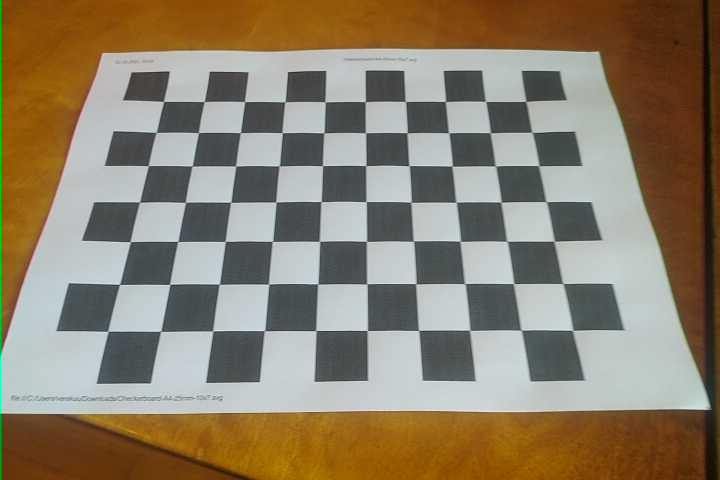
#> input picture cameraCalibration/redmi2ndTake/0.jpg, 720 x 480 px; its folder holds 5 pictures in this run
$ python cameraCalibration.py
#> lines starting #> are read from the running program, lines starting #| are printed output that depends on the picture; after the words box and inside, x2 and y2 are one past the last pixel; in counts of white or black regions, pixels touching at a corner belong together
import numpy as np
import cv2 as cv
import glob

# termination criteria
criteria = (cv.TERM_CRITERIA_EPS + cv.TERM_CRITERIA_MAX_ITER, 30, 0.001)
# prepare object points, like (0,0,0), (1,0,0), (2,0,0) ....,(6,5,0)
objp = np.zeros((10*7,3), np.float32)
objp[:,:2] = np.mgrid[0:10,0:7].T.reshape(-1,2)
# Arrays to store object points and image points from all the images.
objpoints = [] # 3d point in real world space
imgpoints = [] # 2d points in image plane.
try:
    images = glob.glob('*.jpg')
    print("imgs imported")
except:
    exit(1)

chessboard_dim = (10, 7)

for fname in images:

    im = cv.imread(fname, cv.IMREAD_GRAYSCALE)
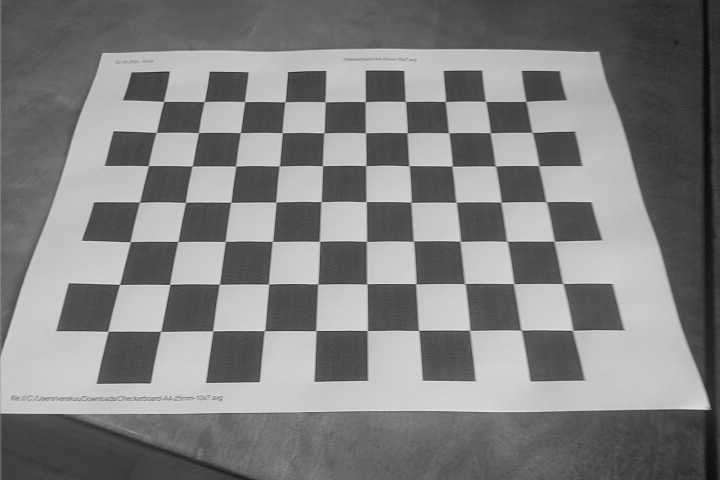
#> im: shape (480, 720); min 9, max 233, mean 128.5
    im3 = cv.imread(fname, cv.IMREAD_COLOR)
#> im3 is the input picture: shape (480, 720, 3); mean B, G, R 106.7, 127, 139.7
    im = cv.resize(im, (720, 480))
    im3 = cv.resize(im3, (720, 480))
    # Find the chess board corners
    ret, corners = cv.findChessboardCorners( im, chessboard_dim )
#> ret = True; corners = 70 rows, first 8: [163.6, 101.5], [204, 101.5], [244.6, 101.6], [284.8, 101.8], [324.9, 102.1], [365.1, 101.8], [405.5, 101.7], [445.3, 101.5]
    # If found, add object points, image points (after refining them)
    print(str(fname))
    if ret == True:
        objpoints.append(objp)
        corners2 = cv.cornerSubPix(im,corners, (11,11), (-1,-1), criteria)
#> corners2 = 70 rows, first 8: [163.6, 101.4], [204.2, 101.6], [244.5, 101.6], [284.8, 101.8], [325, 101.8], [365.3, 101.7], [405.4, 101.5], [445.5, 101.5]
        imgpoints.append(corners)
        # Draw and display the corners
        cv.drawChessboardCorners( im3, chessboard_dim, corners2, ret )
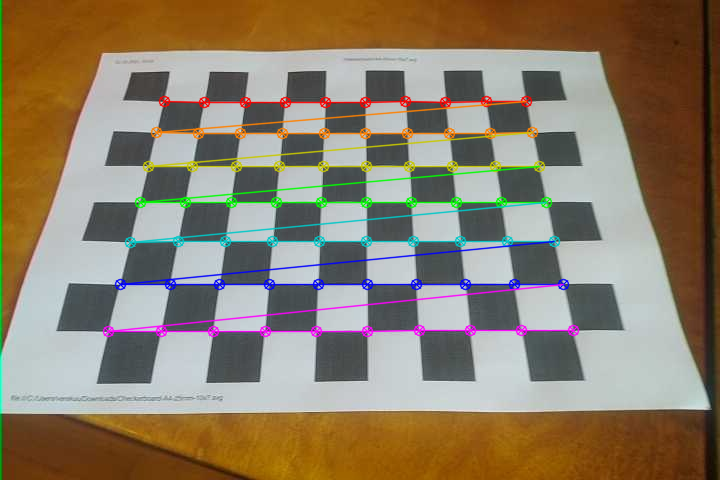
#> im3: shape (480, 720, 3); 6.11% of pixels changed, all inside (x1, y1, x2, y2) = (102, 95, 580, 338)
        cv.imshow('img', im3)
        print(str(fname)+"ret")
#> pass 2 of the loop `for fname in images:`:
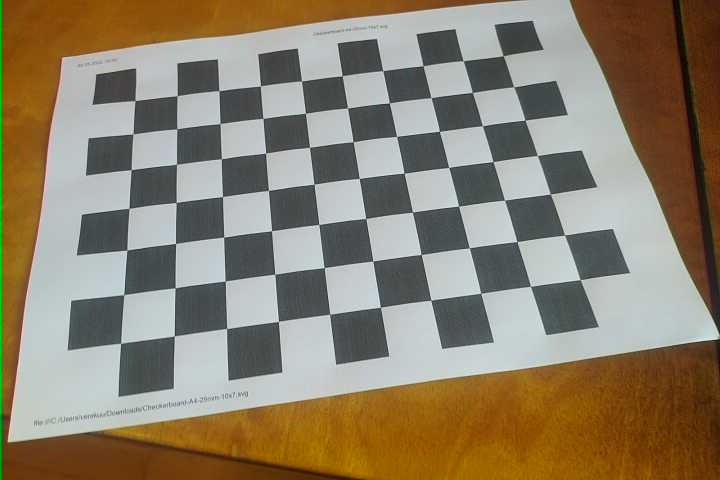
#> input picture cameraCalibration/redmi2ndTake/1.jpg, 720 x 480 px
#> `im = cv.imread(fname, cv.IMREAD_GRAYSCALE)`:
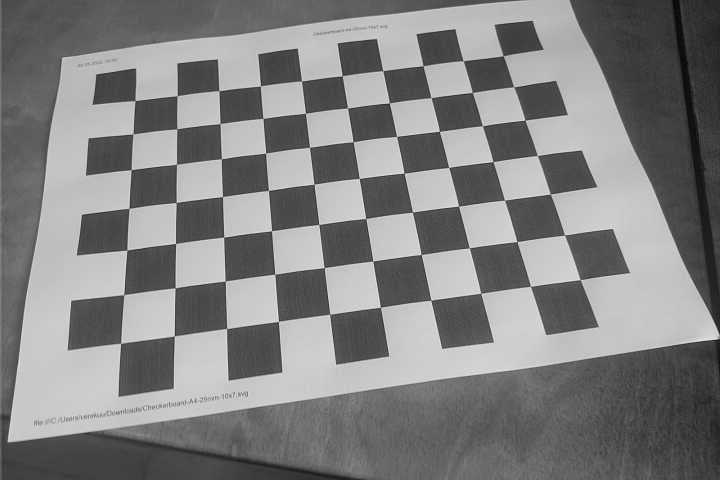
#> im: shape (480, 720); min 6, max 240, mean 129.3
#> im3 is the input picture: shape (480, 720, 3); mean B, G, R 108, 128.1, 139.7
#> corners = 70 rows, first 8: [135.3, 100.5], [177.1, 95.64], [218.8, 90.62], [260.4, 85.93], [301.6, 81.15], [342.1, 75.76], [383.2, 70.87], [423.2, 65.76]
#> corners2 = 70 rows, first 8: [134.9, 100.6], [177.2, 95.69], [218.8, 90.69], [260.4, 85.85], [301.5, 81.03], [342.2, 75.73], [382.7, 70.63], [423, 65.84]
#> `cv.drawChessboardCorners( im3, chessboard_dim, corners2, ret )`:
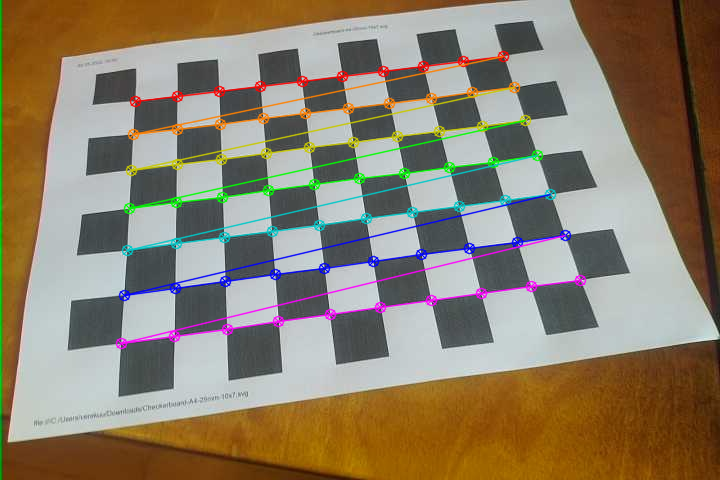
#> im3: shape (480, 720, 3); 6.1% of pixels changed, all inside (x1, y1, x2, y2) = (115, 50, 587, 350)
#> pass 3 of the loop `for fname in images:`:
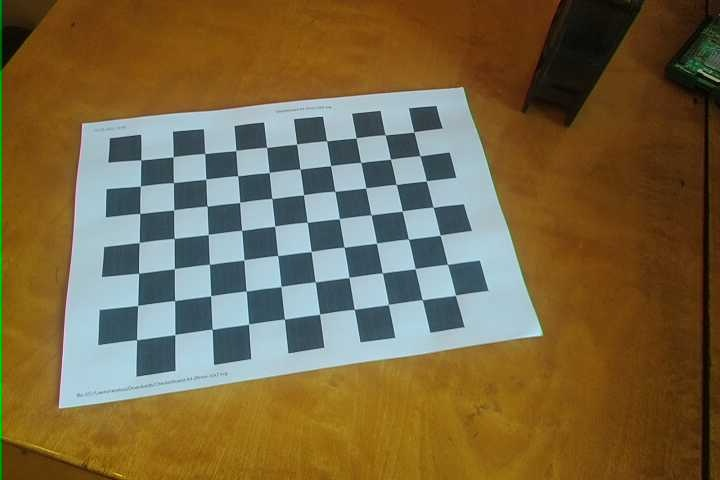
#> input picture cameraCalibration/redmi2ndTake/13.jpg, 720 x 480 px
#> `im = cv.imread(fname, cv.IMREAD_GRAYSCALE)`:
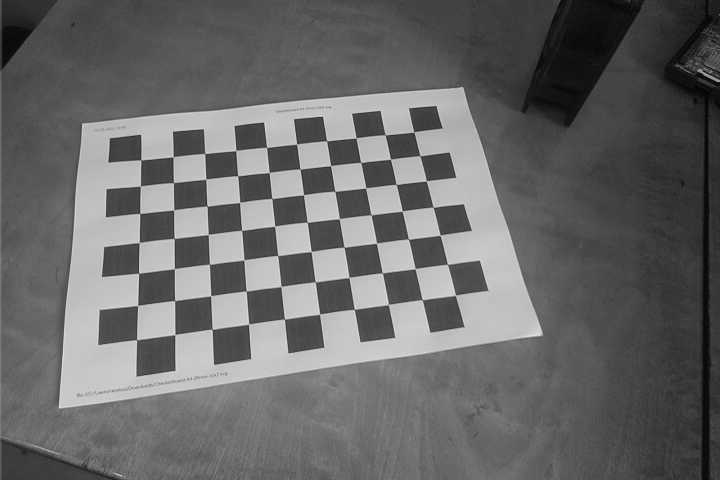
#> im: shape (480, 720); min 0, max 239, mean 104.5
#> im3 is the input picture: shape (480, 720, 3); mean B, G, R 69.3, 103.2, 120.2
#> corners = 70 rows, first 8: [140.7, 159.7], [173.1, 156.9], [204.8, 153.6], [235.8, 150.4], [266.7, 147.5], [296.5, 144], [326.7, 140.8], [356, 137.9]
#> corners2 = 70 rows, first 8: [140.8, 159.9], [173.1, 156.7], [204.7, 153.5], [235.8, 150.5], [266.6, 147.4], [296.7, 144.2], [326.5, 140.8], [356, 138]
#> `cv.drawChessboardCorners( im3, chessboard_dim, corners2, ret )`:
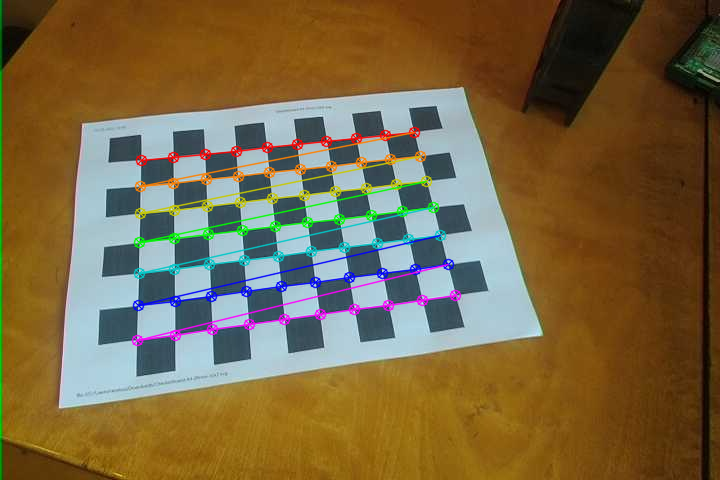
#> im3: shape (480, 720, 3); 4.79% of pixels changed, all inside (x1, y1, x2, y2) = (131, 126, 462, 347)
#> the loop made 5 passes; the first 3 are shown

ret, mtx, dist, rvecs, tvecs = cv.calibrateCamera(objpoints, imgpoints, im.shape[::-1], None, None)

img = cv.imread('16.jpg')
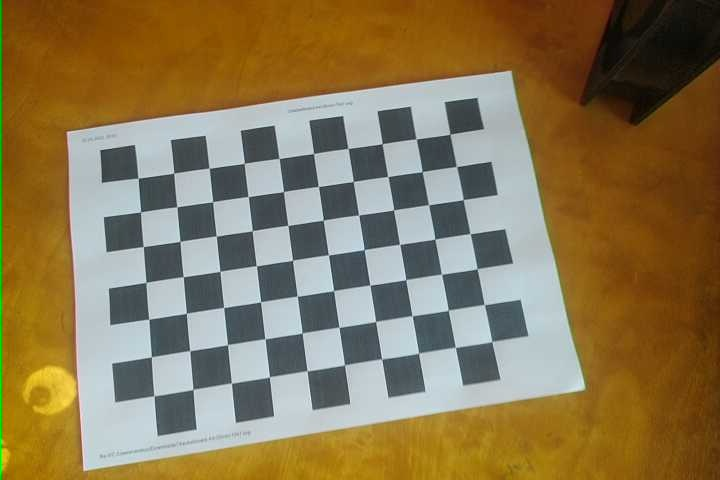
#> input picture cameraCalibration/redmi2ndTake/16.jpg, 720 x 480 px
#> img is the input picture: shape (480, 720, 3); mean B, G, R 83.1, 119.3, 137.6
h,  w = [480,720]
newcameramtx, roi = cv.getOptimalNewCameraMatrix(mtx, dist, (w,h), 1, (w,h))

file = open("cameraVariables.txt", "w")
file.write(repr(mtx) + "\n" + repr(dist) + "\n" + repr(newcameramtx) + "\n" + repr(roi) + "\n")
file.close()

# undistort
dst = cv.undistort(img, mtx, dist, None, newcameramtx)
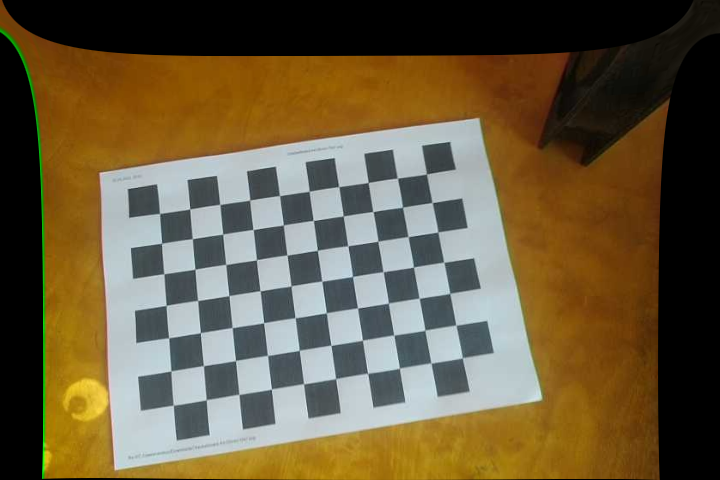
#> dst: shape (480, 720, 3); mean B, G, R 62.8, 90.8, 105.1
# crop the image
x, y, w, h = roi

dst = dst[y:y+h, x:x+w]
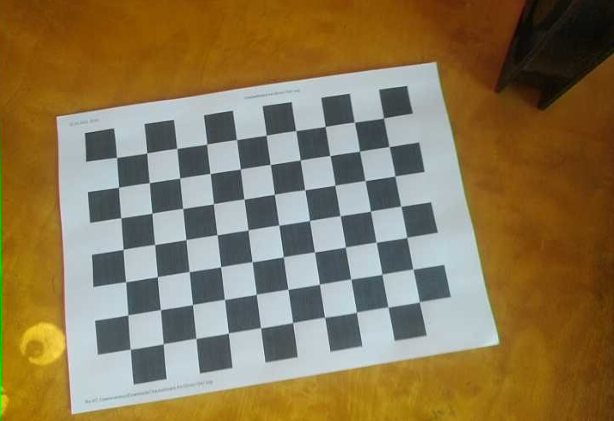
#> dst: shape (421, 614, 3); mean B, G, R 83.5, 119.3, 137.6

cv.imwrite('calibresult.png', dst)

cv.waitKey()
cv.destroyAllWindows()
